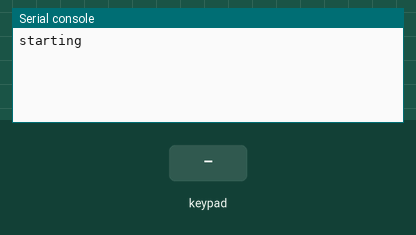
Bench run of a program on a simulated Raspberry Pi Pico running MicroPython. Shown: the last lines printed to the serial console. The inputs (shaded band) are chosen by the test bench.

Above: at 1.2 s.
1.3 s: key '1' pressed
At 2.2 s:
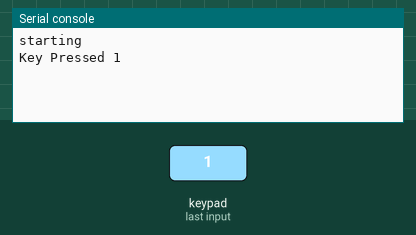
2.8 s: keypad keys 1 2 # pressed 0.4 s apart
At 4.0 s:
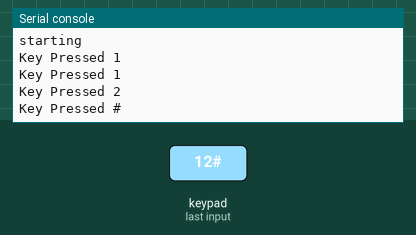
5.5 s: key 'A' pressed
At 6.6 s:
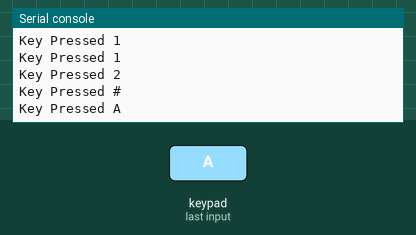
7.0 s: keypad keys 1 2 * pressed 0.4 s apart
At 8.4 s:
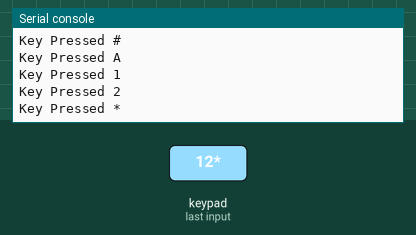
9.7 s: key 'B' pressed
At 10.9 s:
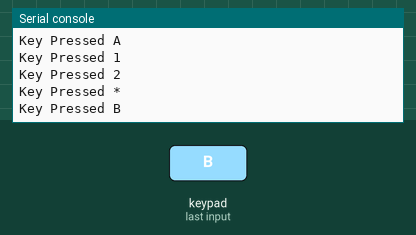
11.2 s: keypad keys 1 2 D pressed 0.4 s apart
At 12.7 s:
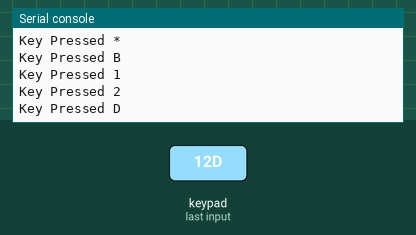

Measured:
- after the input at 1.3 s, the serial console: prints a new line at once (image 1)
- after the input at 2.8 s, the serial console: prints a new line after 0.40 s (image 2)
- after the input at 5.5 s, the serial console: prints a new line at once (image 3)
- after the input at 7.0 s, the serial console: prints a new line at once (image 4)
- after the input at 9.7 s, the serial console: prints a new line at once (image 5)
- after the input at 11.2 s, the serial console: prints a new line at once (image 6)

The program:

picowh_keypad.py
```python
# 4*4のkeypad
from machine import Pin  # type: ignore
from time import sleep

# keypadキーが離された状態
KEY_UP = const(0)  # type: ignore
# keypadキーが押された状態
KEY_DOWN = const(1)  # type: ignore

# keypadキーのキーの配列(keypadの配置)
keys = [
    ["1", "2", "3", "A"],
    ["4", "5", "6", "B"],
    ["7", "8", "9", "C"],
    ["*", "0", "#", "D"],
]

# Pin number
rows = [2, 3, 4, 5]
cols = [6, 7, 8, 9]

# 行のPinを出力に設定
row_pins = [Pin(pin_name, mode=Pin.OUT) for pin_name in rows]

# 列のPinを入力に設定
col_pins = [Pin(pin_name, mode=Pin.IN, pull=Pin.PULL_DOWN) for pin_name in cols]


def init():
    for row in range(0, 4):
        for col in range(0, 4):
            row_pins[row].low()


def scan(row, col):
    """scan the keypad"""

    # set the current column to high
    row_pins[row].high()
    key = None

    # キーイベントの確認
    if col_pins[col].value() == KEY_DOWN:
        key = KEY_DOWN
    if col_pins[col].value() == KEY_UP:
        key = KEY_UP
    row_pins[row].low()

    # return the key state
    return key


print("starting")

# 全ての列をlowにする(デフォルトリセット)
init()

while True:
    # 行のループ
    for row in range(4):
        # 列のループ
        for col in range(4):
            key = scan(row, col)
            if key == KEY_DOWN:
                print("Key Pressed", keys[row][col])
                last_key_press = keys[row][col]
                sleep(0.2)
```
